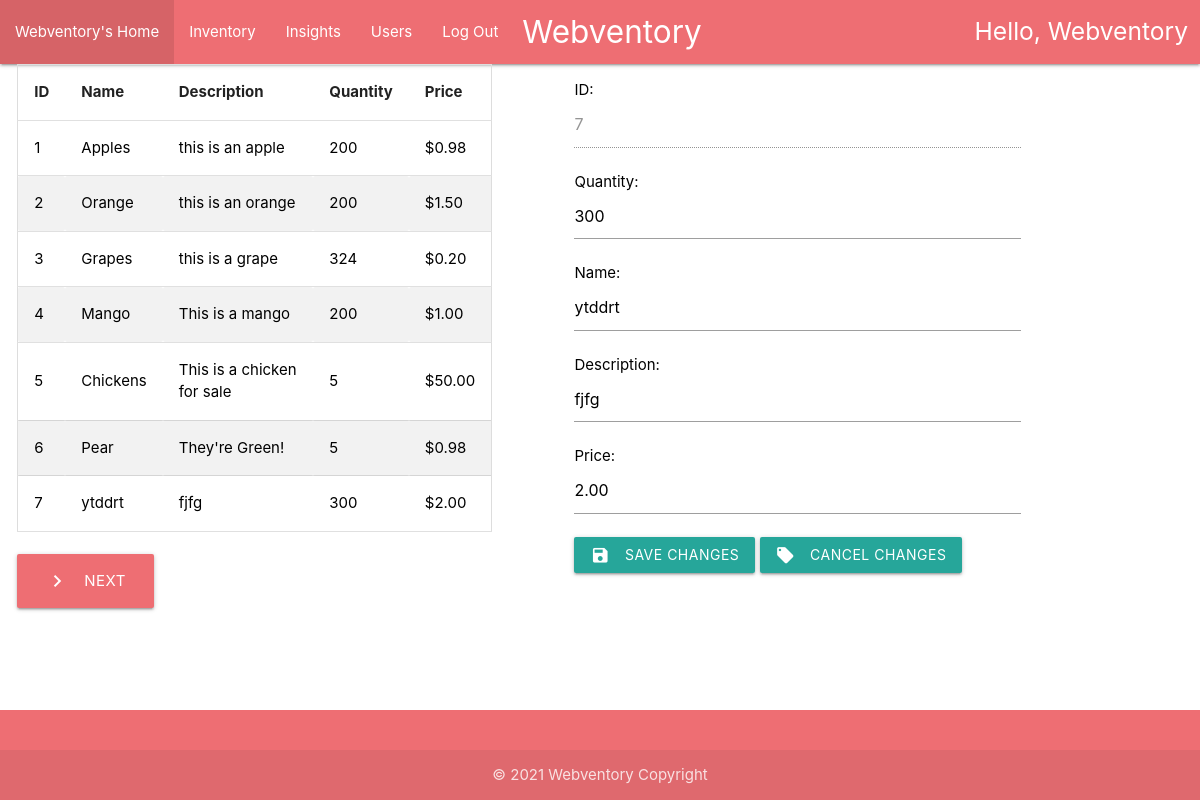
The page /userInventory/7/edit (signed in) on the database as committed earlier.
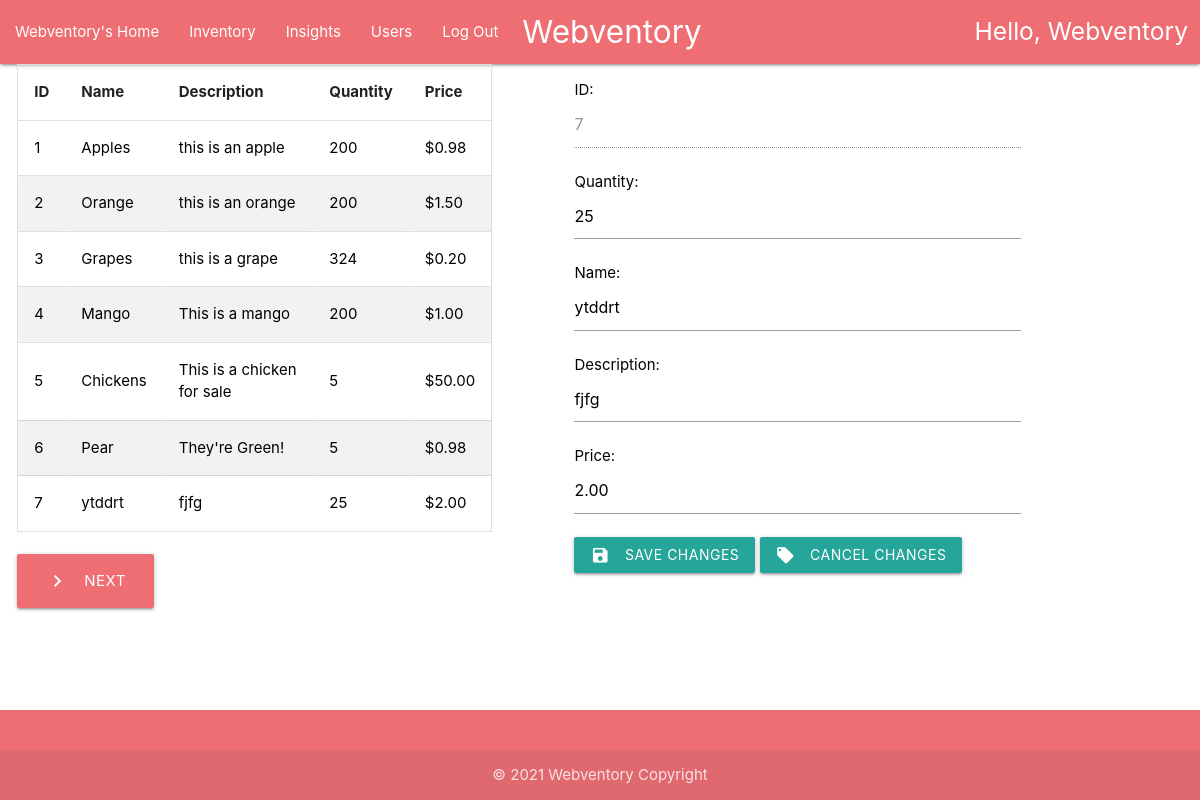
The same page on the database as committed later.
### home/models.py (models this page shows, shortened)
class Item(models.Model):
    id = models.AutoField(unique=True, primary_key=True)
    name = models.CharField(max_length=30)
    description = models.CharField(max_length=100)
    quantity = models.IntegerField()
    price = models.DecimalField(max_digits=9,decimal_places=2)
    user_visibility = models.TextField()
    def get_user_visibility(self):
        return self.user_visibility.split(',')

### home/views.py (the view, shortened to what this page needs)
# urls.py: path('userInventory/<int:item_id>/edit', views.user_inventory_edit),
@login_required(login_url='/login')
def user_inventory_edit(request, item_id=0, item_range=20):
    item = Item.objects.get(id=item_id)
    items = Item.objects.filter(id__range=(
        (item_range - 20), item_range), user_visibility__contains=f'{request.user},').select_related()
    item_history = ItemHistory.objects.filter(item_id=item).select_related()
    return render(request, 'home/userHomeInventoryEdit.html',
                  {"username": str(request.user).title(), "item": item, "items": items,
                   "itemHistories": item_history, "item_range": item_range, "item_id": item_id})

### home/models.py (called while the page is built)
    def __str__(self):
        return self.username

### home/templates/home/userHomeInventoryEdit.html (shortened to what this page needs)
{% extends 'home/userHome.html' %}
{% block content %}
{% load static %}
<link rel="stylesheet" href="{% static 'home/css/style.css' %}">
<div class="row" style="padding-left : .5%;">
    <div class="container-fluid">
        <div class="col s5 center">
            {% if items %}
            <table id="myTable">
                <thead>
                <tr>
                    <th>ID</th>
                    <th>Name</th>
                    <th>Description</th>
                    <th>Quantity</th>
                    <th>Price</th>
                </tr>
                </thead>
                <tbody>
                {% for item in items %}
                {% if user.username in item.get_user_visibility %}
                <tr>
                    <td><a style="color: black" href="/userInventory/{{item.id}}">
                        {{ item.id }}
                    </a></td>
                    <td><a style="color: black" href="/userInventory/{{item.id}}">
                        {{ item.name }}
                    </a></td>
                    <td><a style="color: black" href="/userInventory/{{item.id}}">
                        {{ item.description }}
                    </a></td>
                    <td><a style="color: black" href="/userInventory/{{item.id}}">
                        {{ item.quantity }}
                    </a></td>
                    <td><a style="color: black" href="/userInventory/{{item.id}}">
                        ${{ item.price|floatformat:2 }}
                    </a></td>
                </tr>
                {% endif %}
                {% endfor %}
                </tbody>
            </table>
            {% elif item_range == 20 %}
                <h4>No items in Inventory.</h4>
            {% else %}
            <h4>No Items Left.</h4>
            {% endif %}
            <br>
            <div class="left">
                <span>
                    {% if items %}
                    <a class="waves-effect waves-light btn-large hoverable" style="background-color: #ee6e73;"
                       href="/userInventory/{{item_id}}/{{item_range|add:'20'}}/edit"><i class="material-icons left">navigate_next</i>Next</a>
                    {% endif %}
                </span>
            </div>
        </div>
    </div>
    <div class="container-fluid">
        <div class="col s7 left" style="padding-left: 5%">
            {%if item and user.username in item.get_user_visibility %}
            <form class="col s9" name="ItemEditForm" action="/userInventory/{{item.id}}/edit" method="post">
                <p><label for="id_item">ID:</label>
                    <input id="id_item" type="number" name="item" disabled value="{{item.id}}" required></p>
                <p><label for="id_quantity">Quantity:</label>
                    <input id="id_quantity" type="number" name="quantity" value="{{item.quantity}}" required></p>
                <p><label for="id_name">Name:</label>
                    <input type="text" name="name" id="id_name" maxlength="30" value="{{item.name}}" required></p>
                <p><label for="description">Description:</label>
                    <input type="text" name="description" id="description" maxlength="100" value="{{item.description}}"
                           required></p>
                <p><label for="price">Price:</label>
                    <input type="number" name="price" id="price" step="any" value="{{item.price|floatformat:2}}"
                           required></p>
                <span>
                    <button class="btn waves-effect waves-light hoverable" type="submit" name="action"><i
                            class="material-icons left">save</i>Save Changes
                    </button>
                    <a class="waves-effect waves-light btn hoverable" href="/userInventory/{{item_id}}/"><i
                            class="material-icons left">local_offer</i>Cancel Changes</a>
                </span>
            </form>
            {% endif %}
        </div>
    </div>
</div>
{% endblock %}

Rows that differ between the two databases and show on the page:
changed Item "ytddrt": quantity "300" → "25"
